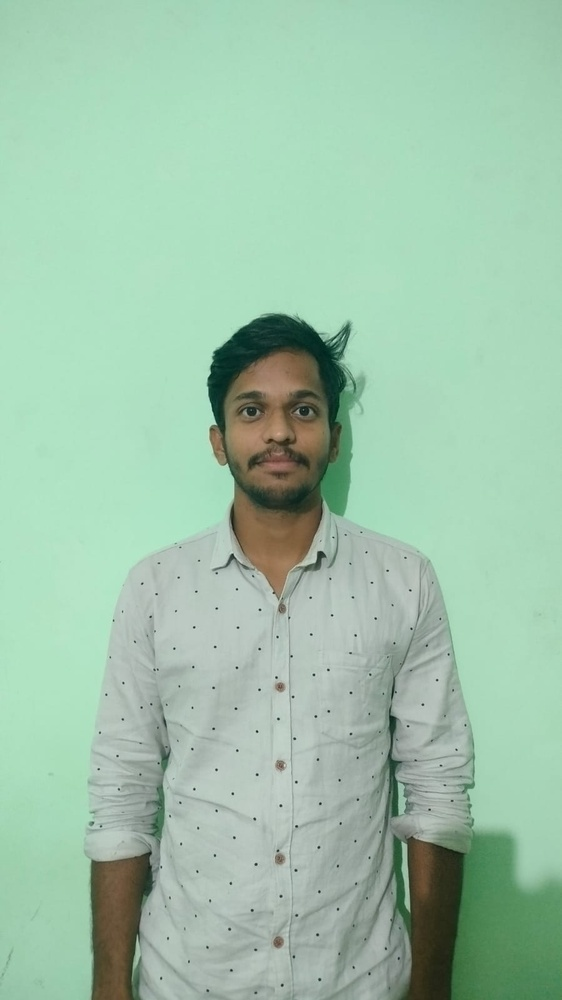
#> input picture Driver Drowsiness detection system/images/VEERESH.jpeg, 562 x 1000 px, shrunk from 899 x 1600 before the run
$ python face_and_eye_detector_single_image.py
#> lines starting #> are read from the running program, lines starting #| are printed output that depends on the picture; after the words box and inside, x2 and y2 are one past the last pixel; in counts of white or black regions, pixels touching at a corner belong together
import cv2 as cv

# Load face cascade and eye cascade from haarcascades folder
face_cascade = cv.CascadeClassifier("haarcascades/haarcascade_frontalface_default.xml")
eye_cascade = cv.CascadeClassifier("haarcascades/haarcascade_eye.xml")

# Read image and convert it to grayscale
img = cv.imread('images/VEERESH.jpeg')
#> img is the input picture: shape (1000, 562, 3); mean B, G, R 171, 195.2, 159.2
gray = cv.cvtColor(img, cv.COLOR_BGR2GRAY)
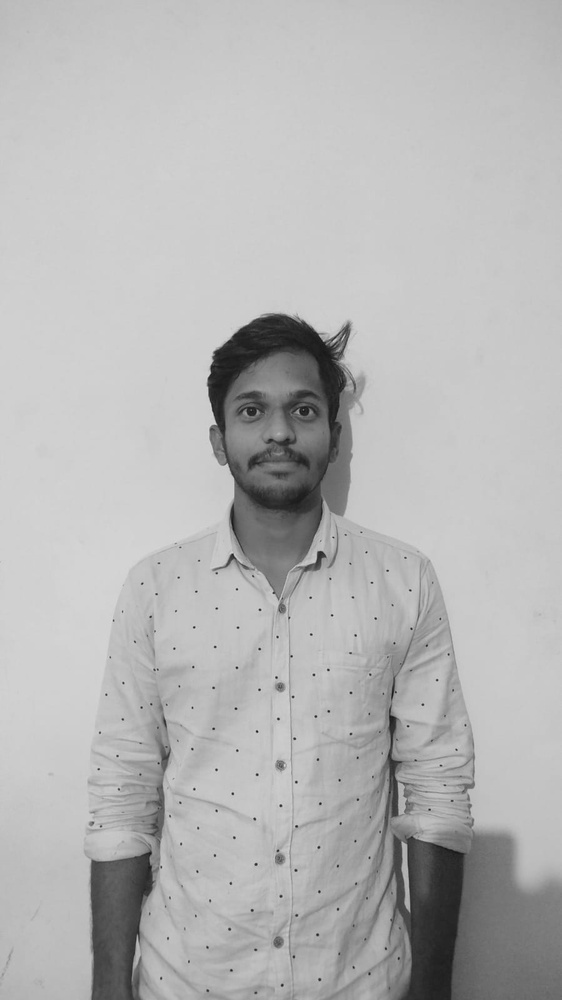
#> gray: shape (1000, 562); min 22, max 217, mean 181.6

# Detect all faces in the image
faces = face_cascade.detectMultiScale(gray, 1.3, 5)
#> faces = [[208, 353, 145, 145]]

# Draw rectangles around faces and detect eyes in faces
for (x, y, w, h) in faces:
    cv.rectangle(img, (x, y), (x + w, y + h), (255, 0, 0), 2)

    # Region of Interest (ROI) for the face
    roi_gray = gray[y:y + h, x:x + w]
    roi_color = img[y:y + h, x:x + w]

    # Detect eyes in the face region
    eyes = eye_cascade.detectMultiScale(roi_gray)

    for (ex, ey, ew, eh) in eyes:
        cv.rectangle(roi_color, (ex, ey), (ex + ew, ey + eh), (0, 255, 0), 2)
#> this loop made 1 pass
#> (x, y, w, h, eyes) on pass 1: (208, 353, 145, 145, [[23, 38, 39, 39], [77, 40, 36, 36]])
#> pass 1, `roi_gray = gray[y:y + h, x:x + w]`:
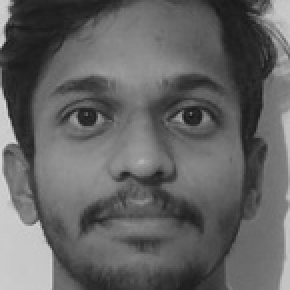
#> roi_gray: shape (145, 145) (shown 2 times larger); min 23, max 215, mean 99.3
#> pass 1, `roi_color = img[y:y + h, x:x + w]`:
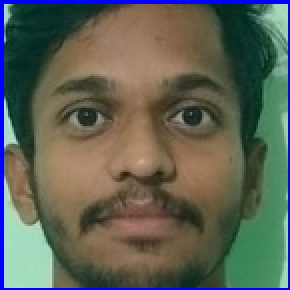
#> roi_color: shape (145, 145, 3) (shown 2 times larger); mean B, G, R 85.1, 98, 93.5
#> after the loop:
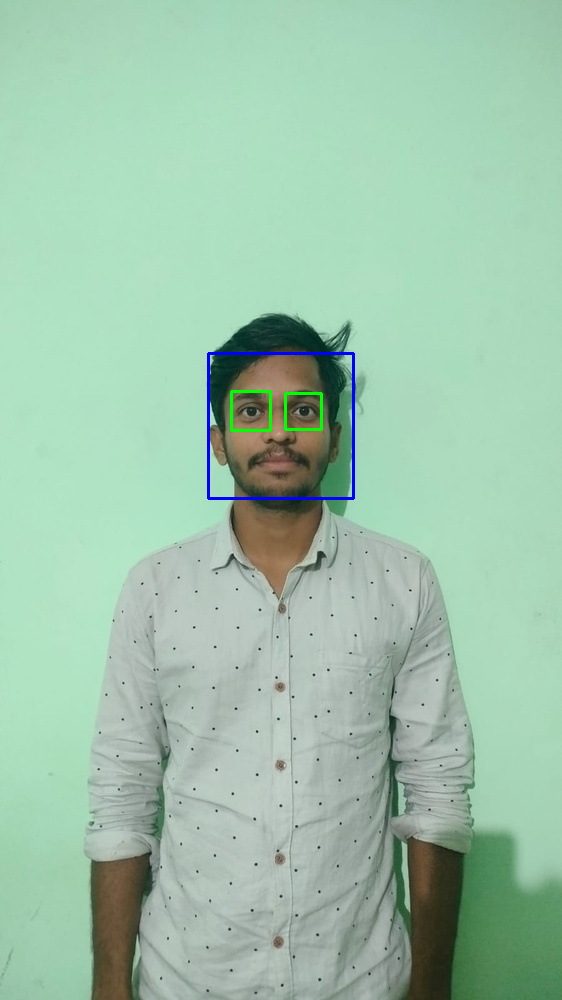
#> img: shape (1000, 562, 3); 0.47% of pixels changed, all inside (x1, y1, x2, y2) = (207, 352, 355, 500)
#> after the loop:
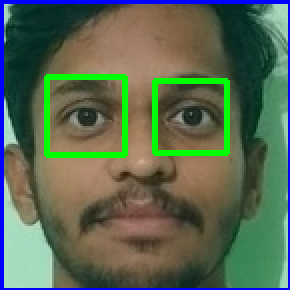
#> roi_color: shape (145, 145, 3) (shown 2 times larger); 4.24% of pixels changed, all inside (x1, y1, x2, y2) = (22, 37, 115, 79)

# Display the modified image
cv.imshow('Detected Faces and Eyes', img)
cv.waitKey(0)

# Save the modified image
cv.imwrite('images/result1.jpg', img)
# Close all OpenCV windows
cv.destroyAllWindows()
